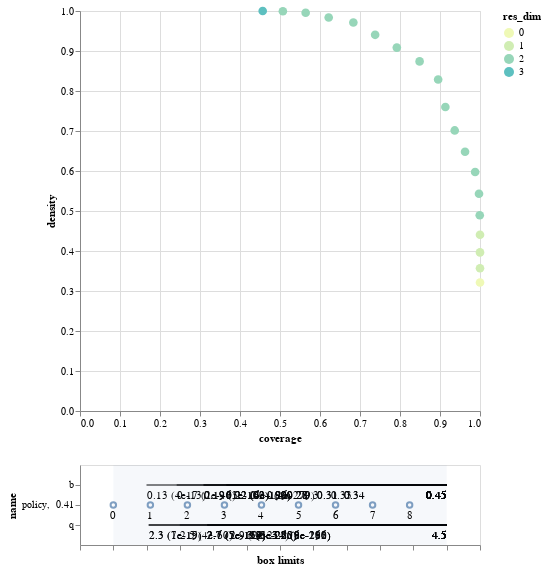

Write notebook code for a chart like this one.
### Code cell
box1.inspect_tradeoff()

### Figure 1 — Vega-Lite specification as saved in the notebook (floating-point values rounded to 4 significant figures)
{"config": {"view": {"continuousWidth": 400, "continuousHeight": 300}}, "vconcat": [{"data": {"name": "data-79a50c11c505a35920381a6800b42738"}, "mark": {"type": "circle", "size": 75}, "encoding": {"color": {"type": "ordinal", "field": "res_dim", "scale": {"range": ["#eff9b6", "#d0edb3", "#97d6b9", "#5dc0c0", "#31a5c2", "#1f80b8", "#2354a3", "#21318d"]}}, "opacity": {"condition": {"value": 1, "selection": "selector001"}, "value": 0.4}, "tooltip": [{"type": "ordinal", "field": "id"}, {"type": "quantitative", "field": "coverage", "format": ".2"}, {"type": "quantitative", "field": "density", "format": ".2"}, {"type": "ordinal", "field": "res_dim"}], "x": {"type": "quantitative", "field": "coverage"}, "y": {"type": "quantitative", "field": "density"}}, "height": 400, "selection": {"selector001": {"type": "single", "fields": ["id"]}}, "width": 400}, {"layer": [{"data": {"name": "data-03cdeb7e939970f44cd7b9412ff5d26b"}, "mark": "rule", "encoding": {"x": {"type": "quantitative", "axis": {"grid": false, "labels": false, "title": "box limits"}, "field": "x_lower", "scale": {"domain": [0, 1], "padding": 0.1}}, "x2": {"field": "x_upper"}, "y": {"type": "nominal", "field": "name", "scale": {"padding": 1.0}}}, "transform": [{"calculate": "(datum.x1-datum.minimum)/(datum.maximum-datum.minimum)", "as": "x_lower"}, {"calculate": "(datum.x2-datum.minimum)/(datum.maximum-datum.minimum)", "as": "x_upper"}, {"filter": {"selection": "selector001"}}], "width": 400}, {"data": {"name": "data-03cdeb7e939970f44cd7b9412ff5d26b"}, "mark": {"type": "text", "align": "left", "baseline": "top", "dy": 5}, "encoding": {"text": {"type": "ordinal", "field": "text"}, "x": {"type": "quantitative", "axis": {"grid": false, "labels": false, "title": "box limits"}, "field": "x_lower", "scale": {"domain": [0, 1], "padding": 0.1}}, "x2": {"field": "x_upper"}, "y": {"type": "nominal", "field": "name", "scale": {"padding": 1.0}}}, "transform": [{"calculate": "(datum.x1-datum.minimum)/(datum.maximum-datum.minimum)", "as": "x_lower"}, {"calculate": "(datum.x2-datum.minimum)/(datum.maximum-datum.minimum)", "as": "x_upper"}, {"filter": {"selection": "selector001"}}, {"calculate": "datum.qp_lower>0?format(datum.x1, \".2\")+\" (\"+format(datum.qp_lower, \".1~g\")+\")\" :format(datum.x1, \".2\")", "as": "text"}], "width": 400}, {"data": {"name": "data-03cdeb7e939970f44cd7b9412ff5d26b"}, "mark": {"type": "text", "align": "right", "baseline": "top", "dy": 5}, "encoding": {"text": {"type": "ordinal", "field": "text"}, "x": {"type": "quantitative", "field": "x_upper"}, "x2": {"field": "x_upper"}, "y": {"type": "nominal", "field": "name", "scale": {"padding": 1.0}}}, "transform": [{"calculate": "(datum.x1-datum.minimum)/(datum.maximum-datum.minimum)", "as": "x_lower"}, {"calculate": "(datum.x2-datum.minimum)/(datum.maximum-datum.minimum)", "as": "x_upper"}, {"filter": {"selection": "selector001"}}, {"calculate": "datum.qp_upper>0?format(datum.x2, \".2\")+\" (\"+format(datum.qp_upper, \".1\")+\")\" :format(datum.x2, \".2\")", "as": "text"}], "width": 400}, {"data": {"name": "data-bb8d07f6df3d47a6a475317795287b23"}, "mark": {"type": "rect", "opacity": 0.05}, "encoding": {"x": {"type": "quantitative", "field": "start"}, "x2": {"field": "end"}}}, {"data": {"name": "data-a675578f67d8bd2d7abe1db4e908c50b"}, "mark": "point", "encoding": {"x": {"type": "quantitative", "field": "x"}, "y": {"type": "nominal", "field": "name"}}, "transform": [{"filter": {"selection": "selector001"}}], "width": 400}, {"data": {"name": "data-a675578f67d8bd2d7abe1db4e908c50b"}, "mark": {"type": "text", "align": "center", "baseline": "top", "dy": 5}, "encoding": {"text": {"type": "nominal", "field": "item"}, "x": {"type": "quantitative", "field": "x"}, "y": {"type": "nominal", "field": "name"}}, "transform": [{"filter": {"selection": "selector001"}}], "width": 400}]}], "$schema": "https://vega.github.io/schema/vega-lite/v4.8.1.json", "datasets": {"data-79a50c11c505a35920381a6800b42738": [{"coverage": 1.0, "density": 0.3212, "id": 0, "mass": 1.0, "mean": 0.3212, "res_dim": 0}, {"coverage": 1.0, "density": 0.3569, "id": 1, "mass": 0.9, "mean": 0.3569, "res_dim": 1}, {"coverage": 1.0, "density": 0.3965, "id": 2, "mass": 0.81, "mean": 0.3965, "res_dim": 1}, {"coverage": 1.0, "density": 0.4406, "id": 3, "mass": 0.729, "mean": 0.4406, "res_dim": 1}, {"coverage": 0.9994, "density": 0.4893, "id": 4, "mass": 0.656, "mean": 0.4893, "res_dim": 2}, {"coverage": 0.9975, "density": 0.5431, "id": 5, "mass": 0.59, "mean": 0.5431, "res_dim": 2}, {"coverage": 0.9879, "density": 0.5976, "id": 6, "mass": 0.531, "mean": 0.5976, "res_dim": 2}, {"coverage": 0.9626, "density": 0.6482, "id": 7, "mass": 0.477, "mean": 0.6482, "res_dim": 2}, {"coverage": 0.9368, "density": 0.7014, "id": 8, "mass": 0.429, "mean": 0.7014, "res_dim": 2}, {"coverage": 0.9134, "density": 0.7601, "id": 9, "mass": 0.386, "mean": 0.7601, "res_dim": 2}, {"coverage": 0.8954, "density": 0.8288, "id": 10, "mass": 0.347, "mean": 0.8288, "res_dim": 2}, {"coverage": 0.849, "density": 0.874, "id": 11, "mass": 0.312, "mean": 0.874, "res_dim": 2}, {"coverage": 0.792, "density": 0.9086, "id": 12, "mass": 0.28, "mean": 0.9086, "res_dim": 2}, {"coverage": 0.7379, "density": 0.9405, "id": 13, "mass": 0.252, "mean": 0.9405, "res_dim": 2}, {"coverage": 0.6834, "density": 0.9712, "id": 14, "mass": 0.226, "mean": 0.9712, "res_dim": 2}, {"coverage": 0.6217, "density": 0.9837, "id": 15, "mass": 0.203, "mean": 0.9837, "res_dim": 2}, {"coverage": 0.5641, "density": 0.9956, "id": 16, "mass": 0.182, "mean": 0.9956, "res_dim": 2}, {"coverage": 0.5072, "density": 0.9994, "id": 17, "mass": 0.163, "mean": 0.9994, "res_dim": 2}, {"coverage": 0.4567, "density": 1.0, "id": 18, "mass": 0.1467, "mean": 1.0, "res_dim": 3}], "data-03cdeb7e939970f44cd7b9412ff5d26b": [{"x1": 0.135, "x2": 0.45, "name": "b", "id": 1, "minimum": 0.1002, "maximum": 0.45, "qp_lower": 3.605e-13, "qp_upper": -1.0}, {"x1": 0.1667, "x2": 0.45, "name": "b", "id": 2, "minimum": 0.1002, "maximum": 0.45, "qp_lower": 2.079e-46, "qp_upper": -1.0}, {"x1": 0.1948, "x2": 0.45, "name": "b", "id": 3, "minimum": 0.1002, "maximum": 0.45, "qp_lower": 1.244e-100, "qp_upper": -1.0}, {"x1": 0.1948, "x2": 0.45, "name": "b", "id": 4, "minimum": 0.1002, "maximum": 0.45, "qp_lower": 2.555e-103, "qp_upper": -1.0}, {"x1": 2.266, "x2": 4.498, "name": "q", "id": 4, "minimum": 2.001, "maximum": 4.498, "qp_lower": 1.259e-15, "qp_upper": -1.0}, {"x1": 0.2189, "x2": 0.45, "name": "b", "id": 5, "minimum": 0.1002, "maximum": 0.45, "qp_lower": 6.273e-182, "qp_upper": -1.0}, {"x1": 2.266, "x2": 4.498, "name": "q", "id": 5, "minimum": 2.001, "maximum": 4.498, "qp_lower": 7.336e-19, "qp_upper": -1.0}, {"x1": 0.2189, "x2": 0.45, "name": "b", "id": 6, "minimum": 0.1002, "maximum": 0.45, "qp_lower": 6.632e-190, "qp_upper": -1.0}, {"x1": 2.499, "x2": 4.498, "name": "q", "id": 6, "minimum": 2.001, "maximum": 4.498, "qp_lower": 3.597e-60, "qp_upper": -1.0}, {"x1": 0.2189, "x2": 0.45, "name": "b", "id": 7, "minimum": 0.1002, "maximum": 0.45, "qp_lower": 3.795e-199, "qp_upper": -1.0}, {"x1": 2.705, "x2": 4.498, "name": "q", "id": 7, "minimum": 2.001, "maximum": 4.498, "qp_lower": 4.514e-113, "qp_upper": -1.0}, {"x1": 0.2438, "x2": 0.45, "name": "b", "id": 8, "minimum": 0.1002, "maximum": 0.45, "qp_lower": 4.082e-279, "qp_upper": -1.0}, {"x1": 2.705, "x2": 4.498, "name": "q", "id": 8, "minimum": 2.001, "maximum": 4.498, "qp_lower": 5.473e-117, "qp_upper": -1.0}, {"x1": 0.2617, "x2": 0.45, "name": "b", "id": 9, "minimum": 0.1002, "maximum": 0.45, "qp_lower": 0.0, "qp_upper": -1.0}, {"x1": 2.705, "x2": 4.498, "name": "q", "id": 9, "minimum": 2.001, "maximum": 4.498, "qp_lower": 6.636e-139, "qp_upper": -1.0}, {"x1": 0.2825, "x2": 0.45, "name": "b", "id": 10, "minimum": 0.1002, "maximum": 0.45, "qp_lower": 0.0, "qp_upper": -1.0}, {"x1": 2.705, "x2": 4.498, "name": "q", "id": 10, "minimum": 2.001, "maximum": 4.498, "qp_lower": 6.766e-154, "qp_upper": -1.0}, {"x1": 0.2825, "x2": 0.45, "name": "b", "id": 11, "minimum": 0.1002, "maximum": 0.45, "qp_lower": 0.0, "qp_upper": -1.0}, {"x1": 2.874, "x2": 4.498, "name": "q", "id": 11, "minimum": 2.001, "maximum": 4.498, "qp_lower": 2.162e-214, "qp_upper": -1.0}, {"x1": 0.2825, "x2": 0.45, "name": "b", "id": 12, "minimum": 0.1002, "maximum": 0.45, "qp_lower": 0.0, "qp_upper": -1.0}, {"x1": 3.002, "x2": 4.498, "name": "q", "id": 12, "minimum": 2.001, "maximum": 4.498, "qp_lower": 8.169e-260, "qp_upper": -1.0}, {"x1": 0.2998, "x2": 0.45, "name": "b", "id": 13, "minimum": 0.1002, "maximum": 0.45, "qp_lower": 0.0, "qp_upper": -1.0}, {"x1": 3.002, "x2": 4.498, "name": "q", "id": 13, "minimum": 2.001, "maximum": 4.498, "qp_lower": 4.524e-258, "qp_upper": -1.0}, {"x1": 0.3138, "x2": 0.45, "name": "b", "id": 14, "minimum": 0.1002, "maximum": 0.45, "qp_lower": 0.0, "qp_upper": -1.0}, {"x1": 3.002, "x2": 4.498, "name": "q", "id": 14, "minimum": 2.001, "maximum": 4.498, "qp_lower": 3.143e-275, "qp_upper": -1.0}, {"x1": 0.3138, "x2": 0.45, "name": "b", "id": 15, "minimum": 0.1002, "maximum": 0.45, "qp_lower": 0.0, "qp_upper": -1.0}, {"x1": 3.192, "x2": 4.498, "name": "q", "id": 15, "minimum": 2.001, "maximum": 4.498, "qp_lower": 9.352e-281, "qp_upper": -1.0}, {"x1": 0.3282, "x2": 0.45, "name": "b", "id": 16, "minimum": 0.1002, "maximum": 0.45, "qp_lower": 0.0, "qp_upper": -1.0}, {"x1": 3.192, "x2": 4.498, "name": "q", "id": 16, "minimum": 2.001, "maximum": 4.498, "qp_lower": 5.655e-260, "qp_upper": -1.0}, {"x1": 0.3425, "x2": 0.45, "name": "b", "id": 17, "minimum": 0.1002, "maximum": 0.45, "qp_lower": 0.0, "qp_upper": -1.0}, {"x1": 3.192, "x2": 4.498, "name": "q", "id": 17, "minimum": 2.001, "maximum": 4.498, "qp_lower": 2.313e-216, "qp_upper": -1.0}, {"x1": 0.3425, "x2": 0.45, "name": "b", "id": 18, "minimum": 0.1002, "maximum": 0.45, "qp_lower": 0.0, "qp_upper": -1.0}, {"x1": 3.192, "x2": 4.498, "name": "q", "id": 18, "minimum": 2.001, "maximum": 4.498, "qp_lower": 8.019e-192, "qp_upper": -1.0}], "data-bb8d07f6df3d47a6a475317795287b23": [{"start": 0, "end": 1}], "data-a675578f67d8bd2d7abe1db4e908c50b": [{"name": "policy,  0.41", "n_items": 10, "item": 0, "id": 18, "x": 0.0}, {"name": "policy,  0.41", "n_items": 10, "item": 1, "id": 18, "x": 0.1111}, {"name": "policy,  0.41", "n_items": 10, "item": 2, "id": 18, "x": 0.2222}, {"name": "policy,  0.41", "n_items": 10, "item": 3, "id": 18, "x": 0.3333}, {"name": "policy,  0.41", "n_items": 10, "item": 4, "id": 18, "x": 0.4444}, {"name": "policy,  0.41", "n_items": 10, "item": 5, "id": 18, "x": 0.5556}, {"name": "policy,  0.41", "n_items": 10, "item": 6, "id": 18, "x": 0.6667}, {"name": "policy,  0.41", "n_items": 10, "item": 7, "id": 18, "x": 0.7778}, {"name": "policy,  0.41", "n_items": 10, "item": 8, "id": 18, "x": 0.8889}]}}
